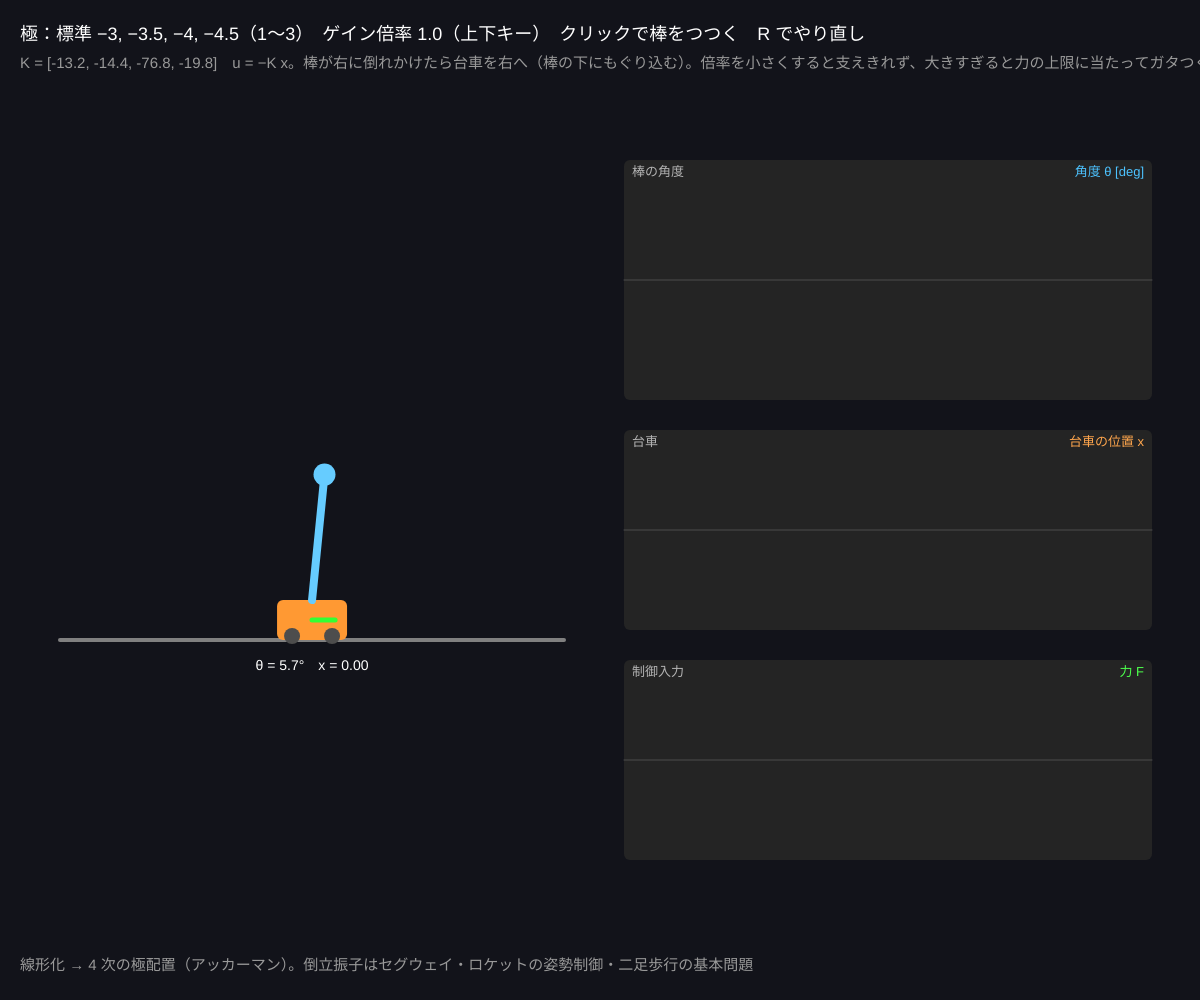
Frame 1 (no input)
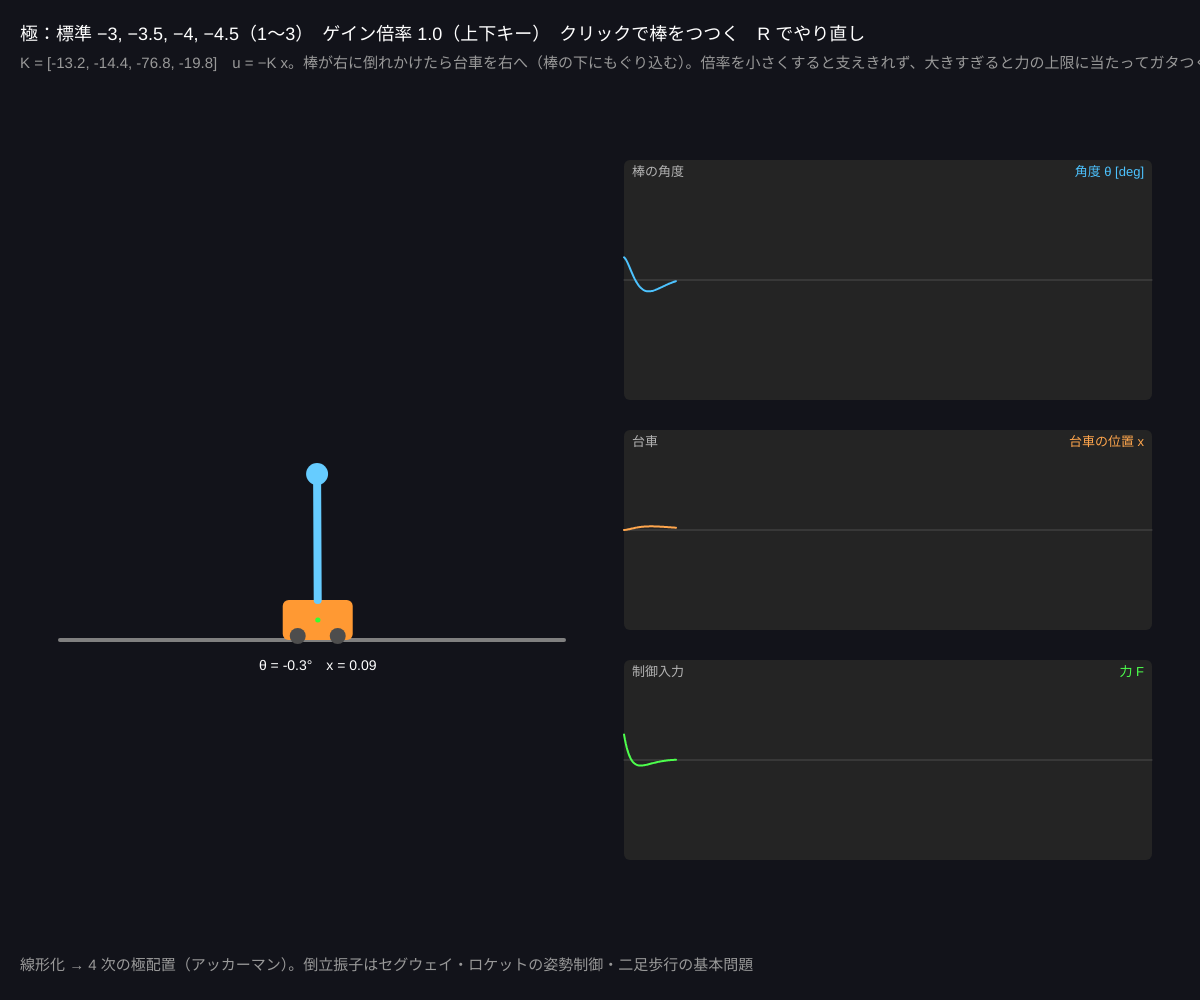
Frame 60 (no input)
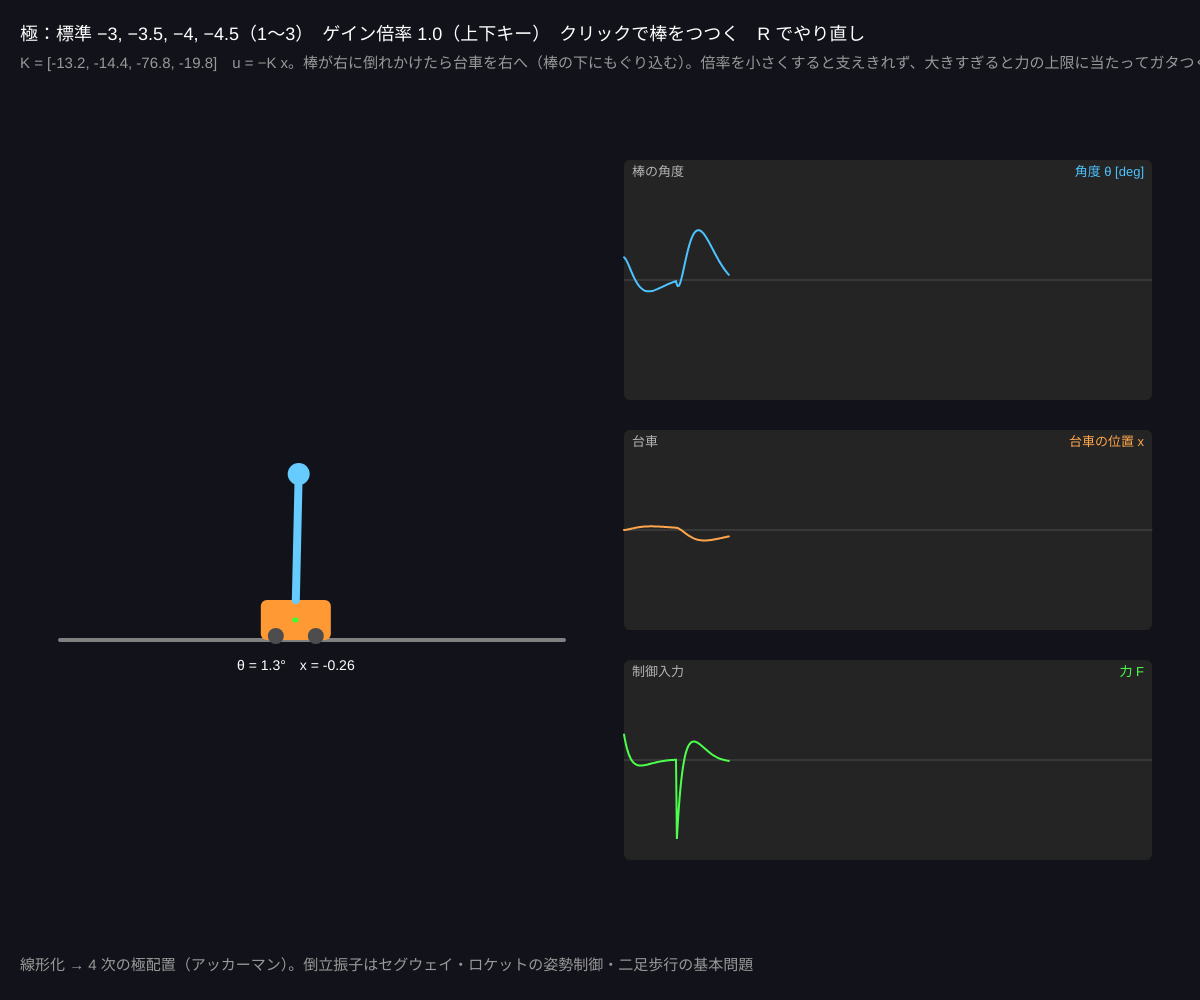
Frame 120 (the mouse pressed at the canvas centre since frame 60)

The p5.js sketch that drew these frames (run headless with seeded random() and noise() and a simulated clock; from frame 60 on, the mouse is pressed at the canvas centre):

// p5.js sketch
// ── sketch.js
// ============================================
// 11 倒立振子（台車で棒を立てる）
// 手のひらでほうきを立てるのと同じ。倒れそうな向きに台車を動かして支える
//   状態 x = [台車の位置, 速度, 棒の角度, 角速度]（4 つ）
//   直立まわりで線形化 x' = Ax + Bu → 極配置で K を求め、u = −K x
// クリック = 棒をつつく / 1〜3 = 配置する極 / 上下キー = ゲインの倍率 / R でやり直し
// ============================================

let M = 1.0, m = 0.1, l = 0.5, g = 9.8; // ★ 台車の質量、棒の質量、棒の半分の長さ
let Fmax = 30; // ★ モーターの最大の力
let presets = [ // ★ 配置する極（4 つ）
  { name: 'ゆっくり −1.5, −2, −2.5, −3', poles: [-1.5, -2, -2.5, -3] },
  { name: '標準 −3, −3.5, −4, −4.5', poles: [-3, -3.5, -4, -4.5] },
  { name: '強い −6, −7, −8, −9', poles: [-6, -7, -8, -9] },
];
let preset = 1;
let gainScale = 1.0; // ★ 上下キーで K 全体を何倍にするか（1 以外だと設計とずれる）
let Kf = [0, 0, 0, 0];
let st = [0, 0, 0.1, 0]; // [x, ẋ, θ, θ̇]
let F = 0, fallen = false, pokeTimer = 0, pokeDir = 0;
let HIST = 600, dt = 1 / 60;
let hTh = [], hX = [], hF = [];

function setup() {
  createCanvas(windowWidth, windowHeight);
  colorMode(HSB, 360, 100, 100, 100);
  design();
}

// 直立まわりで線形化して、極配置で K を求める
function design() {
  let { A, B } = linearize((s, u) => cartPoleDeriv(s, u), [0, 0, 0, 0], 0);
  Kf = ackermann(A, B, presets[preset].poles);
}

// ★ 倒立振子の運動方程式（θ = 0 が直立、右に倒れると正）
function cartPoleDeriv(s, u) {
  let [x, xd, th, thd] = s;
  let sn = sin(th), cs = cos(th);
  let tmp = (u + m * l * thd * thd * sn) / (M + m);
  let thdd = (g * sn - cs * tmp) / (l * (4 / 3 - (m * cs * cs) / (M + m)));
  let xdd = tmp - (m * l * thdd * cs) / (M + m);
  return [xd, xdd, thd, thdd];
}

function draw() {
  background(230, 30, 10);
  // ★ 状態フィードバック u = −K x（倒れたら制御をやめる）
  F = fallen ? 0 : constrain(-gainScale * (Kf[0] * st[0] + Kf[1] * st[1] + Kf[2] * st[2] + Kf[3] * st[3]), -Fmax, Fmax);
  for (let k = 0; k < 4; k++) {
    let d = cartPoleDeriv(st, F);
    for (let i = 0; i < 4; i++) st[i] += d[i] * dt / 4;
    if (abs(st[0]) > 4) { st[0] = constrain(st[0], -4, 4); st[1] *= -0.3; } // レールの端で跳ね返る
    st[1] = constrain(st[1], -30, 30); st[3] = constrain(st[3], -40, 40);
  }
  if (abs(st[2]) > 1.0 && !fallen) fallen = true;
  pushHist(hTh, degrees(st[2])); pushHist(hX, st[0]); pushHist(hF, F);

  // ---- 台車と棒
  let railY = height * 0.62, rx0 = width * 0.05, rx1 = width * 0.47;
  let X = (xw) => map(xw, -4, 4, rx0, rx1), L = (rx1 - rx0) / 8 * 2 * l * 2;
  stroke(0, 0, 50); strokeWeight(4); line(rx0, railY + 20, rx1, railY + 20);
  let cx = X(st[0]);
  noStroke(); fill(30, 80, 100); rect(cx - 35, railY - 20, 70, 40, 6);
  fill(0, 0, 30); circle(cx - 20, railY + 16, 16); circle(cx + 20, railY + 16, 16);
  let tipX = cx + L * sin(st[2]), tipY = railY - 20 - L * cos(st[2]);
  stroke(fallen ? 0 : 200, 60, 100); strokeWeight(8); line(cx, railY - 20, tipX, tipY);
  noStroke(); fill(fallen ? 0 : 200, 60, 100); circle(tipX, tipY, 22);
  // 力の矢印
  stroke(120, 80, 100); strokeWeight(5); line(cx, railY, cx + F * 3, railY);
  // つついた印
  if (pokeTimer > 0) { pokeTimer--; noStroke(); fill(45, 90, 100); textSize(28); textAlign(CENTER); text(pokeDir > 0 ? '→ つん' : 'つん ←', tipX, tipY - 30); textAlign(LEFT, BASELINE); }
  noStroke(); fill(0, 0, 100); textSize(14); textAlign(CENTER);
  text('θ = ' + nf(degrees(st[2]), 1, 1) + '°　x = ' + nf(st[0], 1, 2), cx, railY + 50);
  textAlign(LEFT, BASELINE);
  if (fallen) { fill(0, 80, 100); textSize(32); text('倒れた！　R でやり直し', rx0 + 20, height * 0.25); }

  // ---- グラフ
  let gx = width * 0.52, gw = width * 0.44;
  drawPlot(gx, height * 0.16, gw, height * 0.24, [{ data: hTh, hue: 200, name: '角度 θ [deg]' }], -30, 30, '棒の角度');
  drawPlot(gx, height * 0.43, gw, height * 0.2, [{ data: hX, hue: 30, name: '台車の位置 x' }], -4, 4, '台車');
  drawPlot(gx, height * 0.66, gw, height * 0.2, [{ data: hF, hue: 120, name: '力 F' }], -Fmax, Fmax, '制御入力');

  noStroke();
  fill(0, 0, 100);
  textSize(18);
  text('極：' + presets[preset].name + '（1〜3）　ゲイン倍率 ' + nf(gainScale, 1, 1) + '（上下キー）　クリックで棒をつつく　R でやり直し', 20, 40);
  fill(0, 0, 60);
  textSize(15);
  text('K = [' + Kf.map((v) => nf(v * gainScale, 1, 1)).join(', ') + ']　u = −K x。棒が右に倒れかけたら台車を右へ（棒の下にもぐり込む）。倍率を小さくすると支えきれず、大きすぎると力の上限に当たってガタつく', 20, 68);
  text('線形化 → 4 次の極配置（アッカーマン）。倒立振子はセグウェイ・ロケットの姿勢制御・二足歩行の基本問題', 20, height - 30);
}

function mousePressed() {
  if (fallen) { resetAll(); return; }
  pokeDir = mouseX > map(st[0], -4, 4, width * 0.05, width * 0.47) ? -1 : 1; // 棒の右側をクリック → 左へ押す
  st[3] += pokeDir * 1.2; // ★ つつく強さ
  pokeTimer = 30;
}
function resetAll() { st = [0, 0, 0.1, 0]; fallen = false; }
function keyPressed() {
  if (key >= '1' && key <= '3') { preset = int(key) - 1; design(); }
  if (key === UP_ARROW) gainScale = min(gainScale + 0.1, 3);
  if (key === DOWN_ARROW) gainScale = max(gainScale - 0.1, 0);
  if (key === 'r' || key === 'R') resetAll();
}

// ---------- やってみよう ----------
// 1. 倍率を 0.1 ずつ下げていく。どこで倒れる？（線形化モデルでは安定でも、力の上限と非線形で倒れる）
// 2. 「強い」極で強くつつく。力が上限（±30）に張りつくと救えない
// 3. 棒を長く（l = 1.0）すると支えやすい？ 短く（0.2）すると？ ほうきと鉛筆のちがい
// 4. K の符号を見る。位置 x の係数が負（目標から離れる向きに一瞬動く）なのはなぜ？


// ==================================================
// ここから下は「線形化と極配置の道具」です（n 次元の行列を扱う）
// ==================================================
// 数値微分で x' = f(x, u) を x0, u0 のまわりで線形化 → A（n×n）, B（n）
function linearize(f, x0, u0) {
  let n = x0.length, h = 1e-5, A = [], B = [];
  for (let i = 0; i < n; i++) A.push(new Array(n).fill(0));
  for (let j = 0; j < n; j++) {
    let xp = x0.slice(), xm = x0.slice(); xp[j] += h; xm[j] -= h;
    let fp = f(xp, u0), fm = f(xm, u0);
    for (let i = 0; i < n; i++) A[i][j] = (fp[i] - fm[i]) / (2 * h);
  }
  let fp = f(x0, u0 + h), fm = f(x0, u0 - h);
  for (let i = 0; i < n; i++) B.push((fp[i] - fm[i]) / (2 * h));
  return { A, B };
}
// アッカーマンの公式：K = [0 … 0 1] · Wc⁻¹ · φ(A)、Wc = [B AB A²B …]、φ = 望む特性多項式
function ackermann(A, B, poles) {
  let n = A.length;
  let cols = [B.slice()];
  for (let i = 1; i < n; i++) cols.push(matVec(A, cols[i - 1]));
  let Wc = [];
  for (let i = 0; i < n; i++) Wc.push(cols.map((c) => c[i]));
  let alpha = [1];
  for (let p of poles) alpha = polyMulReal(alpha, [-p, 1]); // (s − p1)(s − p2)…（昇べき）
  let phi = matZero(n), Ak = matIdentity(n);
  for (let i = 0; i < alpha.length; i++) { phi = matAdd(phi, matScale(Ak, alpha[i])); Ak = matMul(Ak, A); }
  let lastRow = matMul(matInv(Wc), phi)[n - 1];
  return lastRow;
}
function matZero(n) { return Array.from({ length: n }, () => new Array(n).fill(0)); }
function matIdentity(n) { let I = matZero(n); for (let i = 0; i < n; i++) I[i][i] = 1; return I; }
function matAdd(P, Q) { return P.map((r, i) => r.map((v, j) => v + Q[i][j])); }
function matScale(P, s) { return P.map((r) => r.map((v) => v * s)); }
function matMul(P, Q) { return P.map((r) => Q[0].map((_, j) => r.reduce((acc, v, k) => acc + v * Q[k][j], 0))); }
function matVec(P, v) { return P.map((r) => r.reduce((acc, a, k) => acc + a * v[k], 0)); }
function polyMulReal(a, b) {
  let out = new Array(a.length + b.length - 1).fill(0);
  for (let i = 0; i < a.length; i++) for (let j = 0; j < b.length; j++) out[i + j] += a[i] * b[j];
  return out;
}
// 逆行列（ガウス・ジョルダン法）
function matInv(P) {
  let n = P.length, M = P.map((r, i) => [...r, ...matIdentity(n)[i]]);
  for (let col = 0; col < n; col++) {
    let piv = col;
    for (let r = col + 1; r < n; r++) if (abs(M[r][col]) > abs(M[piv][col])) piv = r;
    [M[col], M[piv]] = [M[piv], M[col]];
    let d = M[col][col] || 1e-12;
    for (let j = 0; j < 2 * n; j++) M[col][j] /= d;
    for (let r = 0; r < n; r++) if (r !== col) { let f = M[r][col]; for (let j = 0; j < 2 * n; j++) M[r][j] -= f * M[col][j]; }
  }
  return M.map((r) => r.slice(n));
}
function pushHist(arr, v) {
  arr.push(isFinite(v) ? v : 0);
  if (arr.length > HIST) arr.shift();
}
// 時間プロット：枠 (x, y, w, h) に series = [{data, hue, name}] を描く（縦の範囲 lo〜hi）
function drawPlot(x, y, w, h, series, lo, hi, title) {
  noStroke(); fill(0, 0, 14); rect(x, y, w, h, 6);
  stroke(0, 0, 30); strokeWeight(1);
  let y0 = map(0, lo, hi, y + h, y);
  if (y0 > y && y0 < y + h) line(x, y0, x + w, y0);
  for (let s of series) {
    stroke(s.hue, s.sat === undefined ? 70 : s.sat, 100); strokeWeight(s.weight || 2); noFill();
    beginShape();
    for (let i = 0; i < s.data.length; i++) vertex(map(i, 0, HIST - 1, x, x + w), map(constrain(s.data[i], lo, hi), lo, hi, y + h, y));
    endShape();
  }
  noStroke(); fill(0, 0, 70); textSize(13); textAlign(LEFT, TOP);
  text(title, x + 8, y + 6);
  let lx = x + w - 8; textAlign(RIGHT, TOP);
  for (let s of series) { fill(s.hue, s.sat === undefined ? 70 : s.sat, 100); text(s.name, lx, y + 6); lx -= textWidth(s.name) + 14; }
  textAlign(LEFT, BASELINE);
}
